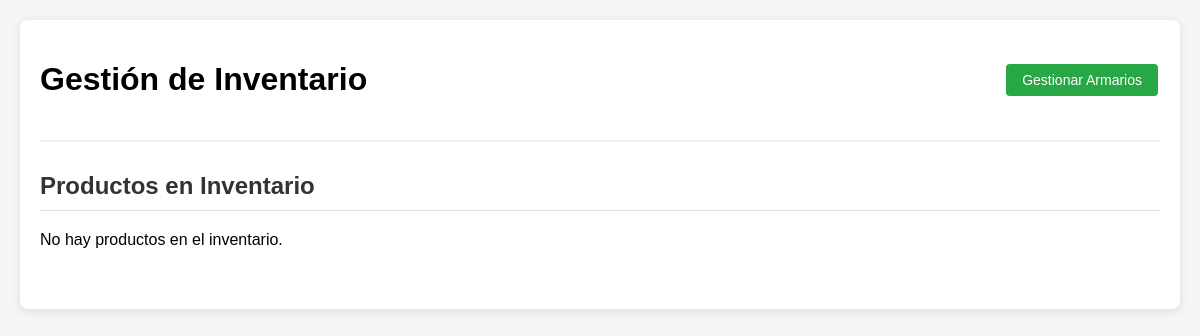
The app's page /modificar/productos/inventario.php (signed in), older data.
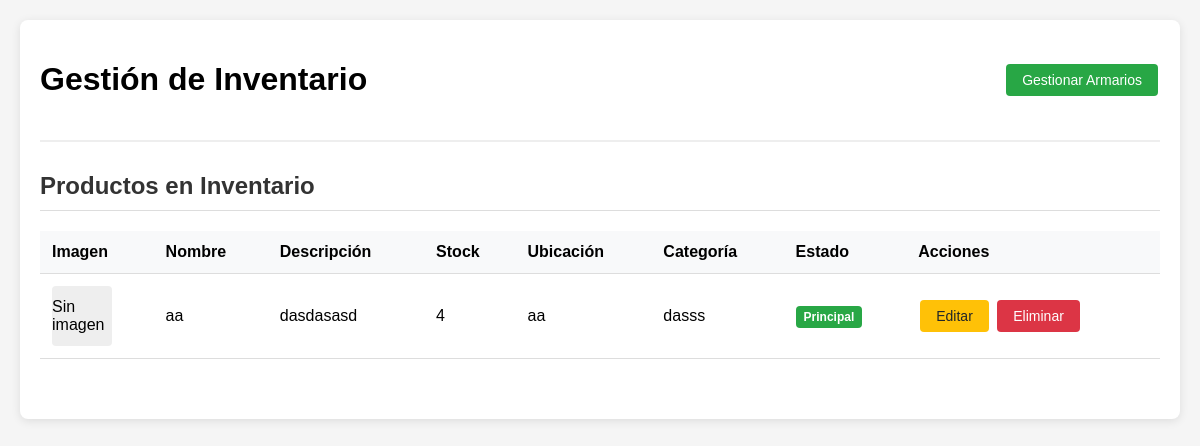
The same page, newer data.
### tables this page shows
CREATE TABLE `inventario` (
  `nombre` text NOT NULL COMMENT 'Nombre del objeto',
  `descrip` text NOT NULL COMMENT 'Descripcion del objeto',
  `stock` int(5) NOT NULL COMMENT 'Cantidad de objetos',
  `categoria` text NOT NULL COMMENT 'Tipo de objeto',
  `estado` text NOT NULL COMMENT 'on es principal, off es secundario',
  `imagen` text DEFAULT NULL,
  `id` int(5) NOT NULL,
  `id_tabla` int(16) NOT NULL
);

CREATE TABLE `armarios` (
  `nombre` text NOT NULL,
  `descrip` text NOT NULL,
  `id_tabla` int(16) NOT NULL,
  `ubicacion` text NOT NULL
);

### modificar/productos/funciones.php (called while the page is built, shortened)
<?php
function baseDatos($consulta)
{
    $conexion = mysqli_connect("localhost", "root", "");
    mysqli_select_db($conexion, "inventario");
    $resultado = mysqli_query($conexion, $consulta);
    return $resultado;
}
function sanitizar($input) {
    if (is_array($input)) {
        foreach ($input as $key => $value) {
            $input[$key] = sanitizar($value);
        }
    } else {
        $input = htmlspecialchars(trim($input), ENT_QUOTES, 'UTF-8');
    }
    return $input;
}
?>

### modificar/productos/inventario.php (the view, shortened to what this page needs)
<?php
include("funciones.php");
$consulta_productos = "SELECT i.*, a.nombre as armario_nombre FROM inventario i
                      LEFT JOIN armarios a ON i.id_tabla = a.id_tabla
                      ORDER BY i.nombre";
$productos = baseDatos($consulta_productos);
?>
<!DOCTYPE html>
<html lang="es">
<head>
</head>
<body>
    <div class="container">
<div class="header">
    <h1>Gestión de Inventario</h1>
    <div>
        <a href="../armarios/gestion_armarios.php" class="btn btn-success">Gestionar Armarios</a>
    </div>
</div>
        <div class="section">
            <h2>Productos en Inventario</h2>
            <?php if(mysqli_num_rows($productos) > 0): ?>
                <table>
                    <thead>
                        <tr>
                            <th>Imagen</th>
                            <th>Nombre</th>
                            <th>Descripción</th>
                            <th>Stock</th>
                            <th>Ubicación</th>
                            <th>Categoría</th>
                            <th>Estado</th>
                            <th>Acciones</th>
                        </tr>
                    </thead>
                    <tbody>
                        <?php while($producto = mysqli_fetch_assoc($productos)): ?>
                            <tr>
                                <td>
                                    <?php if($producto['imagen'] && file_exists($producto['imagen'])): ?>
                                        <img src="<?php echo $producto['imagen']; ?>" class="producto-imagen" alt="Imagen del producto">
                                    <?php else: ?>
                                        <div style="width: 60px; height: 60px; background-color: #eee; display: flex; align-items: center; justify-content: center; border-radius: 4px;">
                                            Sin imagen
                                        </div>
                                    <?php endif; ?>
                                </td>
                                <td><?php echo sanitizar($producto['nombre']); ?></td>
                                <td><?php echo sanitizar($producto['descrip']); ?></td>
                                <td><?php echo $producto['stock']; ?></td>
                                <td><?php echo sanitizar($producto['armario_nombre'] ?? 'Sin asignar'); ?></td>
                                <td><?php echo sanitizar($producto['categoria']); ?></td>
                                <td>
                                    <?php if($producto['estado'] == 'on'): ?>
                                        <span class="badge badge-success">Principal</span>
                                    <?php else: ?>
                                        <span class="badge badge-secondary">Secundario</span>
                                    <?php endif; ?>
                                </td>
                                <td>
                                <a href="productos/editar_producto.php?id=<?php echo $producto['id']; ?>" class="btn btn-warning">Editar</a>
                                    <form method="POST" style="display: inline;">
                                        <button type="submit" class="btn btn-danger" onclick="return confirm('¿Está seguro de eliminar este producto?')">
                                            Eliminar
                                        </button>
                                    </form>
                                </td>
                            </tr>
                        <?php endwhile; ?>
                    </tbody>
                </table>
            <?php else: ?>
                <p>No hay productos en el inventario.</p>
            <?php endif; ?>
        </div>
    </div>
</body>
</html>

### modificar/productos/inventario.php (style rules this page uses)
body { font-family: Arial, sans-serif; margin: 0; padding: 20px; background-color: #f5f5f5; }
.container { max-width: 1400px; margin: 0 auto; background-color: white; padding: 20px; border-radius: 8px; box-shadow: 0 2px 10px rgba(0,0,0,0.1); }
.header { display: flex; justify-content: space-between; align-items: center; margin-bottom: 30px; padding-bottom: 20px; border-bottom: 2px solid #eee; }
.btn { padding: 8px 16px; border: none; border-radius: 4px; cursor: pointer; text-decoration: none; display: inline-block; margin: 2px; font-size: 14px; }
.btn-success { background-color: #28a745; color: white; }
.btn-danger { background-color: #dc3545; color: white; }
.btn-warning { background-color: #ffc107; color: #212529; }
table { width: 100%; border-collapse: collapse; margin-bottom: 20px; }
th, td { padding: 12px; text-align: left; border-bottom: 1px solid #ddd; }
th { background-color: #f8f9fa; font-weight: bold; }
.section { margin-bottom: 40px; }
.section h2 { color: #333; margin-bottom: 20px; padding-bottom: 10px; border-bottom: 1px solid #ddd; }
.badge { padding: 4px 8px; border-radius: 4px; font-size: 12px; font-weight: bold; }
.badge-success { background-color: #28a745; color: white; }

Row changes from the older to the newer data that the page shows:
added inventario: shows "Sin imagen", nombre "aa", descrip "dasdasasd", stock "4", id_tabla.nombre "aa", categoria "dasss", estado "Principal"
Text that changed along with them:
text no longer shown: "No hay productos en el inventario."
text now shown: "Imagen Nombre Descripción Stock Ubicación Categoría Estado Acciones"
